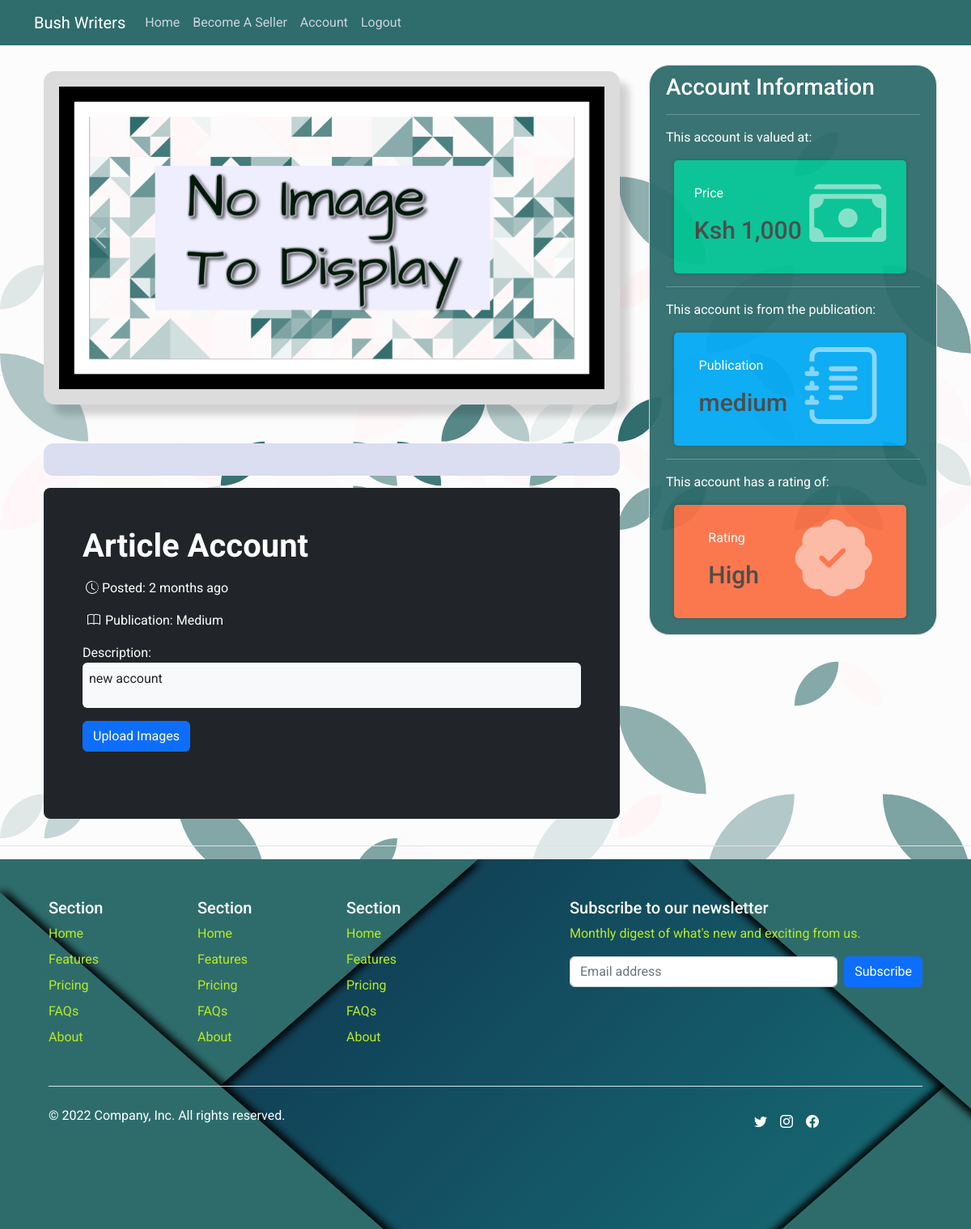
Screenshot of /product_view/2 (signed in) with the database file from the repository.
### models/accounts.py (models this page shows, shortened)
class Account(db.Model):
    STATUS_AVAILABLE = 0
    STATUS_ON_PROGRESS = 1
    STATUS_VERIFICATION_STAGE = 2
    STATUS_SUCCESSFUL_STAGE = 3
    STATUS_DISPUTED_STAGE = 4
    __tablename__ = 'account'
    account_id = db.Column(db.Integer, primary_key = True)
    account_type = db.Column(db.Enum(AccountType), default = AccountType.ACADEMIC_WRITING_ACCOUNT)
    account_name = db.Column(db.String(80), nullable = False)
    description = db.Column(db.String(120), nullable = False)
    brand = db.Column(db.String(60), nullable = False)
    price = db.Column(db.Integer, nullable = False)
    status = db.Column(db.SmallInteger, default=STATUS_AVAILABLE)
    account_creation_date = db.Column(db.Date, nullable = False)
    time_posted = db.Column(db.DateTime (timezone = True), default = func.now())
    user_id = db.Column(db.Integer, db.ForeignKey('user.id', ondelete = 'CASCADE'))
    images = db.relationship('Image', backref = 'account', passive_deletes = True, lazy='dynamic' )

### main/views.py (the view, shortened to what this page needs)
@main.route('/product_view/<item_id>', methods=['GET', 'POST'])
def product_view(item_id):
    account = Account.query.filter_by(account_id = item_id).first()
    images = Image.query.filter_by(account_id = item_id).all()
    purchase_form = Payment_Method()
    return render_template('product_view.html', account = account, images = images, purchase_form = purchase_form)

### auth/form_fields.py
class Payment_Method(FlaskForm):
    info = HiddenField()
    payment_method = SelectField('Choose Payment Method', choices=[('Paypal'), ('Mpesa')])
    submit = SubmitField("Proceed To Checkout")

### __init__.py (called while the page is built)
def create_app(config = Config):
    app = Flask(__name__)
    app.config.from_object(config)
    db.init_app(app)
    migrate.init_app(app, db, render_as_batch=True)
    login_manager.init_app(app)
    moment.init_app(app)
    mail.init_app(app)
    admin.init_app(app)
    from src.admin import admin_ as admin_bp
    app.register_blueprint(admin_bp)
    app.register_blueprint(auth)
    app.register_blueprint(main)
    create_database(app)
    login_manager.login_view = 'auth.login'
    @login_manager.user_loader
    def load_user(id):
       return User.query.get(int(id))
    @app.errorhandler(404)
    def page_not_found(error):
        return render_template('404.html'), 404
    return app

### templates/product_view.html (shortened to what this page needs)
{% extends 'base.html' %}
{% block stylesheets %}
  <link href="https://cdn.jsdelivr.net/npm/bootstrap@5.2.0/dist/css/bootstrap.min.css" rel="stylesheet">
  <link rel="stylesheet" type="text/css" href="{{ url_for('static', filename='css/styles.css') }}" >
  <link rel="stylesheet" type="text/css" href="{{ url_for('static', filename='css/card-styles.css') }}" >
  <link rel="stylesheet" href="https://cdn.jsdelivr.net/npm/pixeden-stroke-7-icon@1.2.3/pe-icon-7-stroke/dist/pe-icon-7-stroke.min.css">
{% endblock stylesheets %}
{% block content %}
     <div class="container mt-2">
        <div class="carousel-background">
          <div id="carouselExampleControlsNoTouching" class="carousel slide" data-bs-touch="false">
            <div class="carousel-inner">
              {% if images %}
                {% for image in images %}
                  <div class="carousel-item active">
                    <img src="{{ url_for('static', filename='images/account_images/'+image.image_files) }}" class="d-block w-100" alt="...">
                  </div>
                {% endfor %}
              {% else %}
                <div class="carousel-item active">
                  <img src="{{ url_for('static', filename='images/assets/blank_image.jpg') }}" class="d-block w-100" alt="...">
                </div>
              {% endif %}
            </div>
            <button class="carousel-control-prev" type="button" data-bs-target="#carouselExampleControlsNoTouching" data-bs-slide="prev">
              <span class="carousel-control-prev-icon" aria-hidden="true"></span>
            </button>
            <button class="carousel-control-next" type="button" data-bs-target="#carouselExampleControlsNoTouching" data-bs-slide="next">
              <span class="carousel-control-next-icon" aria-hidden="true"></span>
            </button>
          </div>
        </div>
          <section class="gallery">
          </section>
          <div class="row align-items-md-stretch">
            <div class="col-md-6">
              <div class="h-100 p-5 text-bg-dark rounded-3 product-content">
                <div class="mb-3">
                  <h2 class="text-white mb-2 fw-bold fs-1">{{ account.account_type.value | replace("_", "  ") | title }}</h2>
                </div>
                <div class="mb-3 title-time-display">
                  <span class="text-white"><i class="bi bi-clock-history p-1"></i>Posted: {{ moment(account.time_posted).fromNow(refresh=True) }}</span>
                </div>
                <div class="mb-3 publication-display">
                  <span class="text-white"><i class="bi bi-book"></i>Publication: {{ account.brand | title }}</span>
                </div>
                <header>Description:</header>
                <div class="rounded bg-light p-2 mb-3">
                  <p class="text-dark">{{ account.description }}</p>
                </div>
                <div>
                  {% if account.user_id != current_user.id %}
                  <button type="button" class="btn btn-primary" data-bs-toggle="modal" data-bs-target="#payment-form">Purchase</button>
                  <a href="{{ url_for('main.user_profile', id = account.user_id ) }}" role="button" class="btn btn-success">View Profile</a>
                  {% else %}
                  <button type="button" class="btn btn-primary" data-bs-toggle="modal" data-bs-target="#upload-image">Upload Images</button>
                  {% endif %}
                </div>
              </div>
            </div>
          </div>
    </div>
    <br>
    <br>
{% endblock content %}
{% block sidebar %}
  <div class="col-md-4 sidebar">
    <div class="content-section">
      <h3 class="text-white">Account Information</h3>
      <hr class="text-white">
      <p class="text-white">This account is valued at:</p>
              <div class="card-body card-sidebar color1">
                <div class="float-left">
                  <p>Price</p>
                    <h3>
                        <span class="currency">Ksh</span>
                        <span class="count"> {{ "{:,.0f}".format(account.price ) }}</span>
                    </h3>
                </div>
                <div class="float-right">
                  <i class="bi bi-cash-stack"></i>
                </div>
            </div>
            <hr class="text-white">
            <p class="text-white">This account is from the publication:</p>
            <div class="card-body card-sidebar color2">
                <div class="float-left">
                  <p>Publication</p>
                    <h3>
                        <span class="count">{{ account.brand }}</span>
                    </h3>
                </div>
                <div class="float-right">
                  <i class="bi bi-journal-text"></i>
                </div>
            </div>
            <hr class="text-white">
            <p class="text-white">This account has a rating of:</p>
            <div class="card-body card-sidebar color3">
                <div class="float-left">
                  <p>Rating</p>
                    <h3>
                        <span class="count">High</span>
                    </h3>
                </div>
                <div class="float-right">
                  <i class="bi bi-patch-check-fill"></i>
                </div>
            </div>
    </div>
  </div>
{% endblock sidebar %}
{% block footer %}
<div class="border-top pt-3"></div>
<div class="container footer-container">
  <footer class="py-5">
    <div class="row">
      <div class="col-6 col-md-2 mb-3">
        <h5 class="text-white">Section</h5>
        <ul class="nav flex-column">
          <li class="nav-item mb-2 footer-color"><a href="#" class="nav-link p-0 footer-color">Home</a></li>
          <li class="nav-item mb-2 footer-color"><a href="#" class="nav-link p-0 footer-color">Features</a></li>
          <li class="nav-item mb-2 footer-color"><a href="#" class="nav-link p-0 footer-color">Pricing</a></li>
          <li class="nav-item mb-2 footer-color"><a href="#" class="nav-link p-0 footer-color">FAQs</a></li>
          <li class="nav-item mb-2 footer-color"><a href="#" class="nav-link p-0 footer-color">About</a></li>
        </ul>
      </div>
      <div class="col-6 col-md-2 mb-3">
        <h5 class="text-white">Section</h5>
        <ul class="nav flex-column">
          <li class="nav-item mb-2"><a href="#" class="nav-link p-0 footer-color">Home</a></li>
          <li class="nav-item mb-2"><a href="#" class="nav-link p-0 footer-color">Features</a></li>
          <li class="nav-item mb-2"><a href="#" class="nav-link p-0 footer-color">Pricing</a></li>
          <li class="nav-item mb-2"><a href="#" class="nav-link p-0 footer-color">FAQs</a></li>
          <li class="nav-item mb-2"><a href="#" class="nav-link p-0 footer-color">About</a></li>
        </ul>
      </div>
      <div class="col-6 col-md-2 mb-3">
        <h5 class="text-white">Section</h5>
        <ul class="nav flex-column">
          <li class="nav-item mb-2"><a href="#" class="nav-link p-0 footer-color">Home</a></li>
          <li class="nav-item mb-2"><a href="#" class="nav-link p-0 footer-color">Features</a></li>
          <li class="nav-item mb-2"><a href="#" class="nav-link p-0 footer-color">Pricing</a></li>
          <li class="nav-item mb-2"><a href="#" class="nav-link p-0 footer-color">FAQs</a></li>
          <li class="nav-item mb-2"><a href="#" class="nav-link p-0 footer-color">About</a></li>
        </ul>
      </div>
      <div class="col-md-5 offset-md-1 mb-3">
        <form>
          <h5 class="text-white">Subscribe to our newsletter</h5>
          <p class="footer-color">Monthly digest of what's new and exciting from us.</p>
          <div class="d-flex flex-column flex-sm-row w-100 gap-2">
            <input id="newsletter1" type="text" class="form-control" placeholder="Email address">
            <button class="btn btn-primary" type="button">Subscribe</button>
          </div>
        </form>
      </div>
    </div>
    <div class="d-flex flex-column flex-sm-row justify-content-between py-4 my-4 border-top">
      <p class="text-white">&copy; 2022 Company, Inc. All rights reserved.</p>
      <ul class="list-unstyled d-flex">
        <i class="bi bi-twitter p-2 text-white"></i>
        <i class="bi bi-instagram p-2 text-white"></i>
        <i class="bi bi-facebook p-2 text-white"></i>
        <li class="ms-3"><a class="text-white" href="#"><svg class="bi" width="24" height="24"><use xlink:href="#twitter"/></svg></a></li>
        <li class="ms-3"><a class="link-dark" href="#"><svg class="bi" width="24" height="24"><use xlink:href="#instagram"/></svg></a></li>
        <li class="ms-3"><a class="link-dark" href="#"><svg class="bi" width="24" height="24"><use xlink:href="#facebook"/></svg></a></li>
      </ul>
    </div>
  </footer>
</div>
{% endblock footer %}

### static/css/styles.css (style rules this page uses)
body { background: #fafafa; color: #333333; margin-top: 5rem; font-family: 'Roboto'; max-width: 100% !important; background-image: url('/static/images/assets/patternpad_3.svg'); }
h1, h2, h3, h4, h5, h6 { color: #444444; }
a { text-decoration: none; }
.content-section { background: #2f6c6c; padding: 10px 20px; border: 1px solid #dddddd; border-radius: 25px; margin-bottom: 20px; opacity: 0.95; }
.rounded { border-radius: 10px; }
.title-time-display { display: flex; flex-direction: row; justify-content: space-between; }
.publication-display { display: flex; flex-direction: row; justify-content: space-between; }
.bi-book { padding: 6px; }
.footer-container { padding-left: 60px; padding-right: 60px; max-width: 100% !important; }
.footer-color { color: #b9eb24; }
.sidebar { border-radius: 10px; }

### static/css/card-styles.css (style rules this page uses)
.color1 { background: #00C292; }
.color2 { background: #03A9F3; }
.color3 { background: #FB7146; }
.card-sidebar { display: flex; font-family: "Roboto", sans-serif; margin: 10px; padding: 20px; width: 287px; height: 140px; color: #fff; border-radius: 5px; box-shadow: 0 0 5px rgb(0, 0, 0, 0.2); flex-direction: row; justify-content: space-around; align-items: center; }
.float-left { float: left; }
.float-right { float: right; }
.card-body h3 { margin-top: 15px; margin-bottom: 5px; }
.currency, .count { font-size: 30px; font-weight: 500; }
.card-body p { font-size: 16px; margin-top: 0; }
.card-body i { font-size: 95px; opacity: 0.5; }
img { max-width: 100%; }
.gallery { background-color: #dbddf1; padding: 20px; border-radius: 12px; }
.carousel-background { background-color: gainsboro; padding: 19px; margin-bottom: 3em; border-radius: 14px; box-shadow: 12px 13px 8px 0 rgb(22 22 26 / 18%); }
.product-content { width: 44.5em; margin-top: 15px; margin-bottom: 20px; }

### rows the page displays
Account: account_type.value "Article Account", time_posted "2 months ago", brand "Medium", description "new account", price "1,000", brand "medium"
